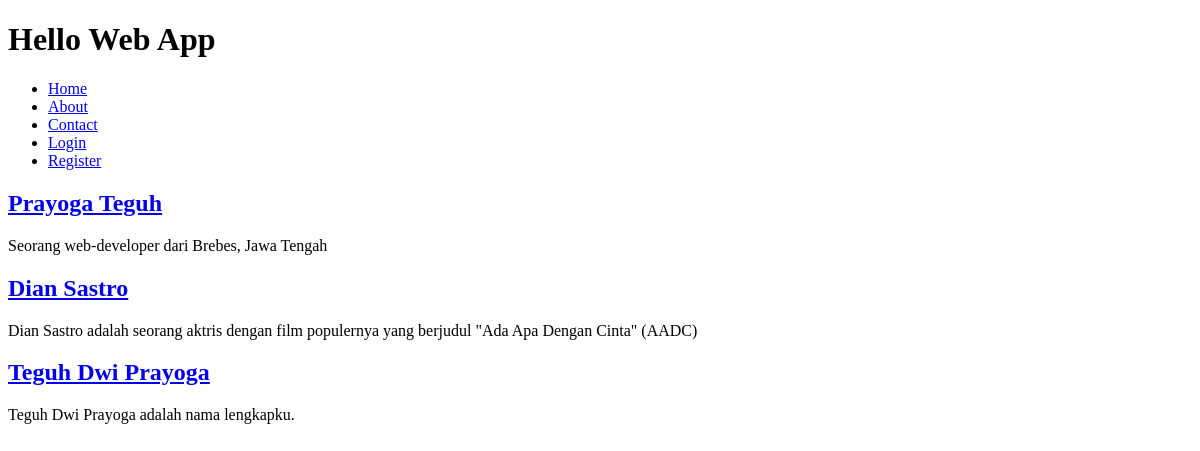
Before: / with the older database file.
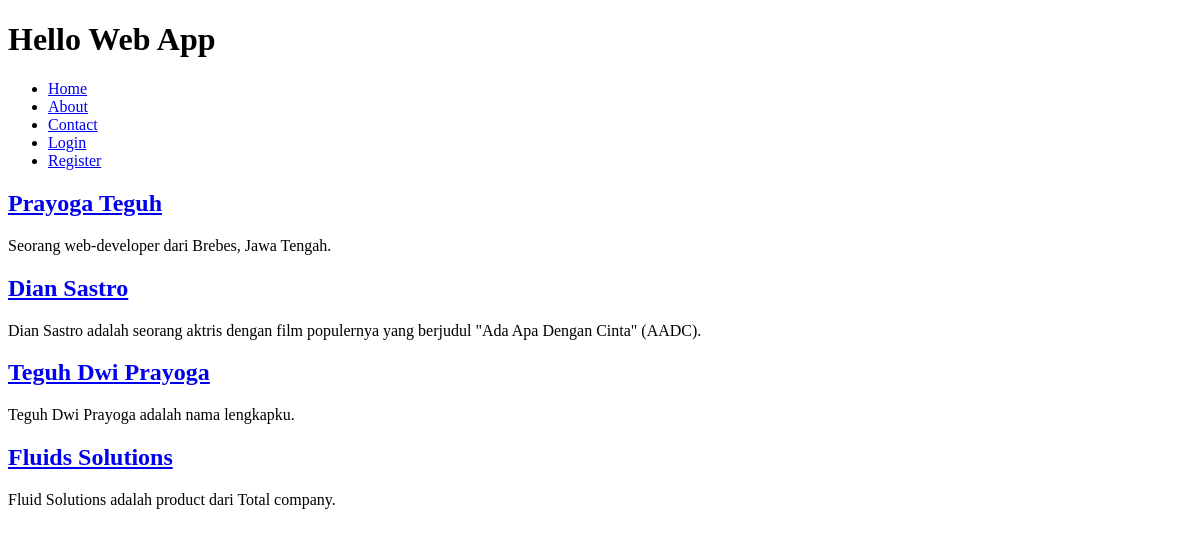
After: the same page with the newer database file.
### collection/models.py (models this page shows)
class Thing(models.Model):
    name = models.CharField(max_length=255)
    description = models.TextField()
    slug = models.SlugField(unique=True)
    user = models.OneToOneField(User, blank=True, null=True)

### collection/views.py (the view)
# urls.py: url(r'^$', views.index, name='home'),
def index(request):
    things = Thing.objects.all()
    return render(request, 'index.html', {'things': things,})

### collection/templates/index.html (shortened to what this page needs)
{% extends 'base.html' %}
{% load humanize %}
{% block content %}
    {% for thing in things %}
    <h2>
        <a href="{% url 'thing_detail' slug=thing.slug %}">{{ thing.name }}</a>
    </h2>
    <p>{{ thing.description }}</p>
    {% endfor %}
{% endblock %}

### collection/templates/base.html (shortened to what this page needs)
{% load staticfiles %}
<!DOCTYPE html>
<html>
<head>
    <link rel="stylesheet" href="{% static 'css/style.css' %}">
</head>
<body>
    <header>
        <h1>Hello Web App</h1>
        <nav>
            <ul>
                <li>
                    <a href="{% url 'home' %}">Home</a>
                </li>
                <li>
                    <a href="{% url 'about' %}">About</a>
                </li>
                <li>
                    <a href="{% url 'contact' %}">Contact</a>
                </li>
                {% if user.is_authenticated %}
                <li>
                    <a href="{% url 'auth_logout' %}">Logout</a>
                </li>
                {% else %}
                <li>
                    <a href="{% url 'auth_login' %}">Login</a>
                </li>
                <li>
                    <a href="{% url 'registration_register' %}">Register</a>
                </li>
                {% endif %}
            </ul>
        </nav>
    </header>
    {% block content %}{% endblock %}
</body>
</html>

Changed rows visible on the page:
changed Thing "Prayoga Teguh": description "Seorang web-developer dari Brebes, Jawa Tengah" → "Seorang web-developer dari Brebes, Jawa Tengah."
changed Thing "Dian Sastro": description "Dian Sastro adalah seorang aktris dengan film populernya yang berjudul \"Ada Apa Dengan Cinta\" (AADC)" → "Dian Sastro adalah seorang aktris dengan film populernya yang berjudul \"Ada Apa Dengan Cinta\" (AADC)."
added Thing: name "Fluids Solutions", description "Fluid Solutions adalah product dari Total company."
